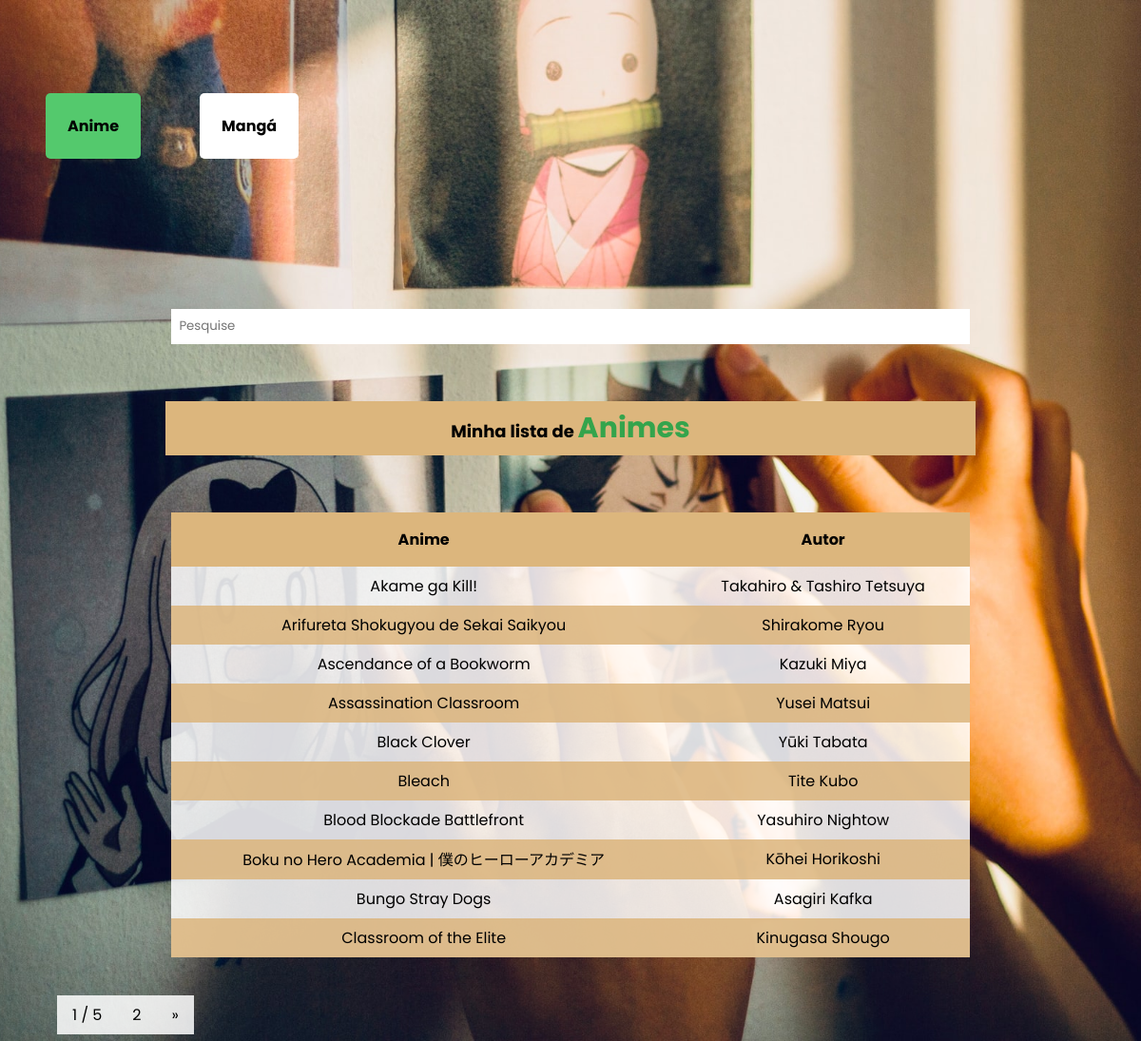
Before: / with the older database file.
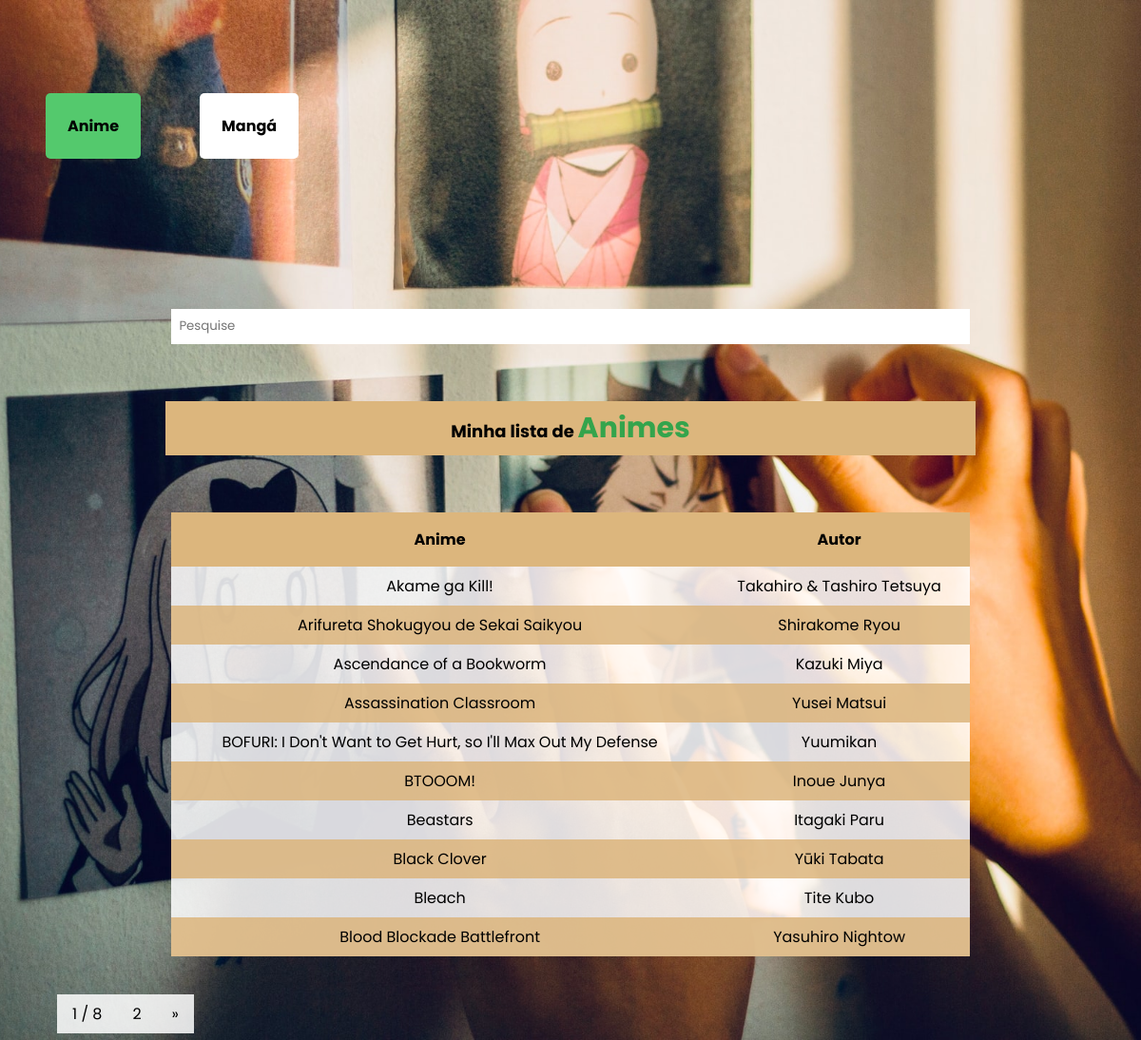
After: the same page with the newer database file.
### anime/models.py (models this page shows, shortened)
class Anime(models.Model):
    nome = models.CharField(max_length=150)
    nome_alternativo = models.CharField(max_length=150, blank=True)
    ano_lancamento = models.DateField(default=timezone.now)
    autor = models.ForeignKey(Autor, on_delete=models.DO_NOTHING, default=4)
    estudio = models.ManyToManyField(Estudio)
    foto = models.ImageField(blank=True, upload_to='fotos/fotos_anime/%Y%m%d')
    imagem_url = models.URLField(blank=True)
    '''def autores(self):
        return ','.join([autor.nome for autor in self.autor.all])'''

class Autor(models.Model):
    nome = models.CharField(max_length=100)
    def __str__(self):
        return self.nome

### anime/views.py (the view)
# urls.py: path('', views.index, name='index'),
def index(request):
    animes = Anime.objects.order_by('nome')
    paginator = Paginator(animes, 10)
    page = request.GET.get('p')
    animes = paginator.get_page(page)
    return render(request, 'animes/index.html', {
        'animes': animes
    })

### anime/templates/animes/index.html (shortened to what this page needs)
{% load static %}
<!DOCTYPE html>
<html lang="pt">
<head>
    <link rel="stylesheet" href="{% static './estilo_img/anime.css' %}">
</head>
<body>
    <nav>
        <a href="{% url 'index' %}" id="menu_anime">Anime</a>
        <a href="{% url 'manga' %}" id="menu_manga">Mangá</a>
    </nav>
    <div id="div_de_pesquisa">
        <form action="{% url 'busca' %}" method="get">
            <input type="search" name="termo" id="bara_de_pesquisa" placeholder="Pesquise">
        </form>
    </div>
    <p>Minha lista de <span>Animes</span></p>
    <table>
        <thead>
            <tr>
                <th>Anime</th>
                <th>Autor</th>
            </tr>
        </thead>
        <tbody>
            {% for anime in animes %}
            <tr>
                <td><a href="{% url 'ver_detalhe' anime.id %}">{{ anime.nome }}</a></td>
                <td>{{ anime.autor }}</td>
            </tr>
            {% endfor %}
        </tbody>
    </table>
    <div class="pagination">
        <a>{{ animes.number }} / {{ animes.paginator.num_pages }}</a>
        {% if animes.has_next %}
        <a href="?p={{ animes.next_page_number }}">{{ animes.next_page_number }}</a>
        <a href="?p={{ animes.next_page_number }}">&raquo;</a>
        {% endif %}
    </div>
</body>
</html>

### templates/static/estilo_img/anime.css (style rules this page uses)
* { font-family: 'Poppins', sans-serif; margin: 0; }
body { background: #4b3e3eb2 url(./imagens/haikkyu.jpg) no-repeat fixed center; background-size: cover; }
nav { margin: 10% auto 15% 4%; }
#menu_manga { margin-left: 05%; }
nav a { text-decoration: none; background-color: #fff; padding: 2%; border-radius: 5px; font-weight: bold; color: #000; }
#menu_anime { background-color: #54C96D; }
#div_de_pesquisa { width: 100%; display: flex; }
form { margin: auto; width: 70%; }
input[type="search"] { border-style: none; width: 100%; padding: 1%; }
h1, p { background-color: rgba(220, 182, 125, 1); width: 70%; margin: 5% auto; padding: 0.5%; font-weight: bold; text-align: center; font-size: large; }
span { color: rgba(52, 164, 76, 1); font-size: 30px; }
table { width: 70%; margin: 3% auto 5vh auto; border-collapse: collapse;background-color: rgba(255, 255, 255, 0.85); }
th { background-color: rgba(220, 182, 125, 1); padding: 1rem; }
tbody td { padding: 0.5rem; }
td { text-align: center; }
tr a { text-decoration: none; color: #000; }
tr:nth-child(even) { background-color: rgba(220, 182, 125, 0.85); }
.pagination { display: inline-block; background-color:rgba(255, 255, 255, 0.85); margin: auto auto auto 5%; }
.pagination a { color: black; float: left; padding: 8px 16px; text-decoration: none; border: none; }
.pagination a:first-child { border-top-left-radius: 5px; border-bottom-left-radius: 5px; }
.pagination a:last-child { border-top-right-radius: 5px; border-bottom-right-radius: 5px; }

Changed rows visible on the page:
no longer on this page (row unchanged): Anime: nome "Boku no Hero Academia | 僕のヒーローアカデミア", autor "Kōhei Horikoshi"
no longer on this page (row unchanged): Anime: nome "Bungo Stray Dogs", autor "Asagiri Kafka"
no longer on this page (row unchanged): Anime: nome "Classroom of the Elite", autor "Kinugasa Shougo"
added Anime: nome "BOFURI: I Don't Want to Get Hurt, so I'll Max Out My Defense", autor "Yuumikan"
added Anime: nome "BTOOOM!", autor "Inoue Junya"
added Anime: nome "Beastars", autor "Itagaki Paru"
Other visible differences:
{{ animes.paginator.num_pages }}: "5" → "8"
